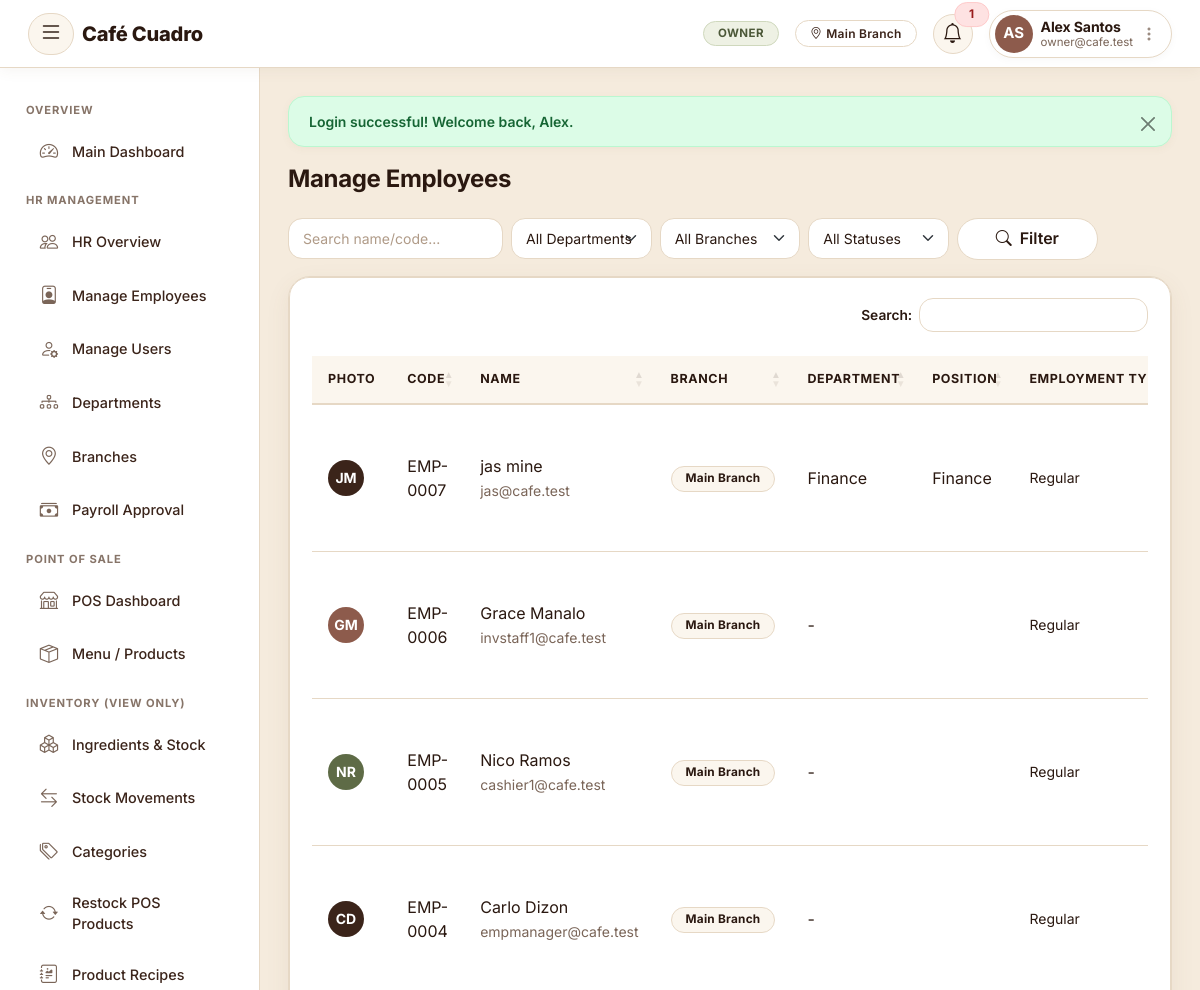
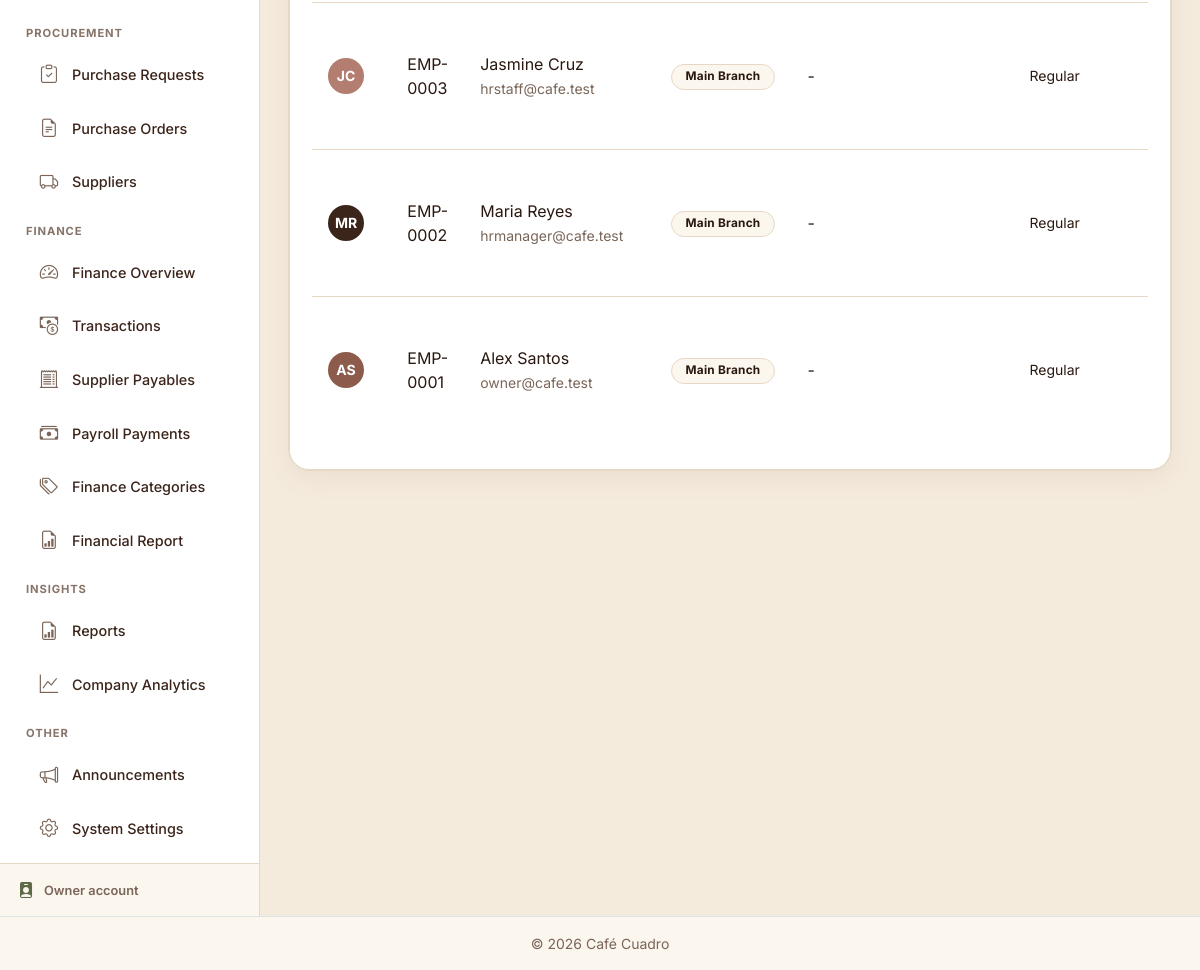
The page /modules/hr_manager/employees.php (signed in) on the database its author committed (2 pictures, top to bottom).
### tables this page shows
CREATE TABLE `branches` (
  `branch_id` int(11) NOT NULL,
  `branch_name` varchar(100) NOT NULL,
  `address` varchar(255) DEFAULT NULL,
  `contact_number` varchar(30) DEFAULT NULL,
  `latitude` decimal(10,7) DEFAULT NULL,
  `longitude` decimal(10,7) DEFAULT NULL,
  `status` enum('ACTIVE','INACTIVE') NOT NULL DEFAULT 'ACTIVE',
  `created_at` timestamp NOT NULL DEFAULT current_timestamp()
);

CREATE TABLE `users` (
  `user_id` int(11) NOT NULL,
  `role_id` int(11) NOT NULL,
  `username` varchar(50) DEFAULT NULL,
  `email` varchar(150) NOT NULL,
  `password_hash` varchar(255) NOT NULL,
  `first_name` varchar(100) NOT NULL,
  `last_name` varchar(100) NOT NULL DEFAULT '',
  `phone` varchar(30) DEFAULT NULL,
  `status` enum('ACTIVE','INACTIVE','SUSPENDED') NOT NULL DEFAULT 'ACTIVE',
  `profile_photo` varchar(255) DEFAULT NULL,
  `last_login` datetime DEFAULT NULL,
  `reset_token` varchar(255) DEFAULT NULL,
  `token_expires_at` timestamp NULL DEFAULT NULL,
  `created_at` timestamp NOT NULL DEFAULT current_timestamp(),
  `updated_at` timestamp NOT NULL DEFAULT current_timestamp() ON UPDATE current_timestamp()
);

CREATE TABLE `employees` (
  `employee_id` int(11) NOT NULL,
  `user_id` int(11) NOT NULL,
  `employee_code` varchar(20) NOT NULL,
  `department_id` int(11) DEFAULT NULL,
  `branch_id` int(11) DEFAULT NULL,
  `position` varchar(100) DEFAULT NULL,
  `date_hired` date DEFAULT NULL,
  `employment_type` enum('FULL_TIME','PART_TIME','CONTRACTUAL','PROBATIONARY') DEFAULT 'FULL_TIME',
  `probation_end_date` date DEFAULT NULL,
  `contract_end_date` date DEFAULT NULL,
  `employment_end_date` date DEFAULT NULL,
  `shift` enum('MORNING','AFTERNOON','GRAVEYARD') NOT NULL DEFAULT 'MORNING',
  `employment_status` enum('ACTIVE','ON_LEAVE','RESIGNED','TERMINATED') DEFAULT 'ACTIVE',
  `basic_salary` decimal(12,2) DEFAULT 0.00,
  `reports_to` int(11) DEFAULT NULL,
  `address` varchar(255) DEFAULT NULL,
  `birthdate` date DEFAULT NULL,
  `gender` enum('MALE','FEMALE','OTHER') DEFAULT NULL,
  `emergency_contact_name` varchar(150) DEFAULT NULL,
  `emergency_contact_phone` varchar(30) DEFAULT NULL,
  `created_at` timestamp NOT NULL DEFAULT current_timestamp(),
  `updated_at` timestamp NOT NULL DEFAULT current_timestamp() ON UPDATE current_timestamp()
);

CREATE TABLE `departments` (
  `department_id` int(11) NOT NULL,
  `department_name` varchar(100) NOT NULL,
  `description` varchar(255) DEFAULT NULL,
  `manager_id` int(11) DEFAULT NULL,
  `created_at` timestamp NOT NULL DEFAULT current_timestamp()
);

### includes/auth.php (called while the page is built, shortened)
<?php
function isLoggedIn(): bool {
    return isset($_SESSION['user_id']) && isset($_SESSION['role_id']);
}
function currentRoleId() {
    return $_SESSION['role_id'] ?? null;
}
function currentRoleName(): string {
    $names = ROLE_NAMES;
    return $names[currentRoleId()] ?? 'Guest';
}
function currentBranchId() {
    if (!empty($_SESSION['branch_id'])) {
        return (int)$_SESSION['branch_id'];
    }
    return 1;
}
function currentBranchName() {
    global $pdo;
    $branchId = currentBranchId();
    if ($branchId && isset($pdo) && $pdo instanceof PDO) {
        static $cache = [];
        if (!array_key_exists($branchId, $cache)) {
            $stmt = $pdo->prepare("SELECT branch_name FROM branches WHERE branch_id = ?");
            $stmt->execute([$branchId]);
            $cache[$branchId] = $stmt->fetchColumn() ?: null;
        }
        if ($cache[$branchId] !== null) {
            return $cache[$branchId];
        }
    }
    return $_SESSION['branch_name'] ?? null;
}

### modules/hr_manager/employees.php (the view, shortened to what this page needs)
<?php
require_once __DIR__ . '/../../config/db.php';
require_once __DIR__ . '/../../includes/auth.php';
require_once __DIR__ . '/../../includes/functions.php';
require_once __DIR__ . '/../../includes/employment_terms.php';
$search = trim($_GET['search'] ?? '');
$where = '1=1'; $params = [];
$total = $pdo->prepare("SELECT COUNT(*) AS c FROM employees e JOIN users u ON e.user_id=u.user_id WHERE $where");
$total->execute($params);
$total = $total->fetch()['c'];
[$offset, $limit, $page, $totalPages] = paginate($total, 10);
$stmt = $pdo->prepare("SELECT e.*, u.role_id, u.first_name, u.last_name, u.email, u.profile_photo, d.department_name, b.branch_name
    FROM employees e JOIN users u ON e.user_id=u.user_id LEFT JOIN departments d ON e.department_id=d.department_id
    LEFT JOIN branches b ON e.branch_id=b.branch_id
    WHERE $where ORDER BY e.employee_id DESC LIMIT $limit OFFSET $offset");
$stmt->execute($params);
$employees = $stmt->fetchAll();
require_once __DIR__ . '/../../includes/header.php';
?>
<h4 class="mb-4">Manage Employees</h4>
<form method="GET" class="row g-2 mb-3">
  <div class="col-md-3"><input type="text" name="search" class="form-control" placeholder="Search name/code..." value="<?= e($search) ?>"></div>
  <div class="col-md-2">
    <select name="department" class="form-select">
      <option value="">All Departments</option>
    </select>
  </div>
  <div class="col-md-2">
    <select name="branch" class="form-select">
      <option value="">All Branches</option>
    </select>
  </div>
  <div class="col-md-2">
    <select name="status" class="form-select">
      <option value="">All Statuses</option>
    </select>
  </div>
  <div class="col-md-2"><button class="btn btn-outline-secondary w-100"><i class="bi bi-search"></i> Filter</button></div>
</form>
<div class="card">
  <div class="card-body table-responsive">
    <table class="table table-hover align-middle" id="employeesTable">
      <thead><tr><th>Photo</th><th>Code</th><th>Name</th><th>Branch</th><th>Department</th><th>Position</th><th>Employment Type</th><th>Shift</th><th>Status</th><th>Salary</th><th>Actions</th></tr></thead>
      <tbody>
      <?php foreach ($employees as $emp): ?>
        <tr>
          <td><?= renderAvatar($emp['profile_photo'], $emp['first_name'], $emp['last_name'], 36) ?></td>
          <td><?= e($emp['employee_code']) ?></td>
          <td><?= e($emp['first_name'].' '.$emp['last_name']) ?><br><small class="text-muted"><?= e($emp['email']) ?></small></td>
          <td><?= $emp['branch_name'] ? '<span class="badge bg-light text-dark border">'.e($emp['branch_name']).'</span>' : '<span class="text-muted">-</span>' ?></td>
          <td><?= e($emp['department_name'] ?? '-') ?></td>
          <td><?= e($emp['position']) ?></td>
          <td class="small"><?= renderEmploymentTermBadge($emp) ?></td>
        </tr>
      <?php endforeach; ?>
      </tbody>
    </table>
  </div>
</div>
<link rel="stylesheet" href="https://cdn.datatables.net/1.13.8/css/dataTables.bootstrap5.min.css">
<?php require_once __DIR__ . '/../../includes/footer.php'; ?>

### includes/header.php (shortened to what this page needs)
<?php
$esc = function_exists('e') ? 'e' : 'clean';
$isOwnerTheme           = currentRoleId() == ROLE_OWNER;
$isEmployeeTheme        = currentRoleId() == ROLE_EMPLOYEE;
$isEmployeeManagerTheme = currentRoleId() == ROLE_EMPLOYEE_MANAGER;
$isHrManagerTheme       = currentRoleId() == ROLE_HR_MANAGER;
$isHrStaffTheme         = currentRoleId() == ROLE_HR_STAFF;
$isCafeTheme            = in_array(currentRoleId(), [ROLE_CASHIER, ROLE_INVENTORY_STAFF, ROLE_FINANCE_STAFF], true);
?>
<!DOCTYPE html>
<html lang="en">
<head>
<link rel="stylesheet" href="https://cdn.jsdelivr.net/npm/bootstrap@5.3.3/dist/css/bootstrap.min.css">
<link rel="stylesheet" href="https://cdn.jsdelivr.net/npm/bootstrap-icons@1.11.3/font/bootstrap-icons.css">
<link rel="stylesheet" href="<?= BASE_URL ?>assets/hrms/css/style.css?v=<?= ASSET_VER ?>">
<link rel="stylesheet" href="<?= BASE_URL ?>assets/inv/css/style.css?v=<?= ASSET_VER ?>">
<link rel="stylesheet" href="<?= BASE_URL ?>assets/shared/unified.css?v=<?= ASSET_VER ?>">
<link rel="stylesheet" href="<?= BASE_URL ?>assets/shared/responsive.css?v=<?= ASSET_VER ?>">
<link rel="stylesheet" href="<?= BASE_URL ?>assets/shared/roast-app.css?v=<?= ASSET_VER ?>">
</head>
<body class="unified-theme <?= $isOwnerTheme ? 'owner-theme' : ($isEmployeeTheme ? 'employee-theme' : ($isEmployeeManagerTheme ? 'employee-manager-theme' : ($isHrManagerTheme ? 'hr-manager-theme' : ($isHrStaffTheme ? 'hr-staff-theme' : ($isCafeTheme ? 'cafe-theme' : ''))))) ?>">
<nav class="navbar navbar-expand-lg app-navbar">
  <div class="container-fluid">
    <button class="btn btn-link sidebar-toggle-btn me-2" id="sidebarToggle" title="Toggle sidebar" aria-label="Toggle sidebar">
      <i class="bi bi-list fs-4"></i>
    </button>
    <a class="navbar-brand fw-bold d-flex align-items-center text-decoration-none" href="<?= BASE_URL ?>dashboard">
      <span class="brand-text" style="color:#2a1810 !important; -webkit-text-fill-color:#2a1810 !important; background:none !important; font-family:'Fraunces',Georgia,serif; font-weight:600; font-size:1.4rem; letter-spacing:-0.01em; display:inline-block;"><?= APP_NAME ?></span>
    </a>
    <div class="ms-auto d-flex align-items-center gap-2 gap-md-3">
      <?php if (isLoggedIn()):
        try {
            $unreadCount = function_exists('unreadNotificationCount') ? unreadNotificationCount($pdo, (int)$_SESSION['user_id']) : 0;
        } catch (Exception $ex) {
            $notifications = [];
            $unreadCount = 0;
        }
        $nameParts  = preg_split('/\s+/', trim($_SESSION['full_name'] ?? ''), 2);
        $firstName  = $nameParts[0] ?? '';
        $lastName   = $nameParts[1] ?? '';
      ?>
        <span class="badge role-pill d-none d-sm-inline-block"><?= $esc(currentRoleName()) ?></span>
        <?php if (currentBranchName()): ?>
          <span class="badge branch-pill d-none d-md-inline-block"><i class="bi bi-geo-alt me-1"></i><?= $esc(currentBranchName()) ?></span>
        <?php endif; ?>
        <div class="dropdown">
          <a class="position-relative notif-bell-btn text-decoration-none" href="#" role="button" data-bs-toggle="dropdown" title="Notifications">
            <i class="bi bi-bell fs-5"></i>
            <?php if ($unreadCount > 0): ?>
              <span class="position-absolute top-0 start-100 translate-middle badge rounded-pill bg-danger" style="font-size:.65rem;"><?= $unreadCount > 9 ? '9+' : $unreadCount ?></span>
            <?php endif; ?>
          </a>
        </div>
        <div class="dropdown">
          <a class="d-flex align-items-center text-decoration-none navbar-user-pill" href="#" role="button" data-bs-toggle="dropdown">
            <div class="user-avatar-wrap">
              <?= renderAvatar($_SESSION['profile_photo'] ?? null, $firstName, $lastName, 38) ?>
            </div>
            <div class="ms-2 text-start d-none d-md-block lh-sm pe-1">
              <div class="user-name fw-bold"><?= $esc($_SESSION['full_name'] ?? '') ?></div>
              <div class="user-sub text-muted small"><?= $esc($_SESSION['email'] ?? currentRoleName()) ?></div>
            </div>
            <i class="bi bi-three-dots-vertical ms-1 d-none d-md-inline text-muted opacity-75"></i>
          </a>
        </div>
      <?php endif; ?>
    </div>
  </div>
</nav>
<div class="app-wrapper d-flex">
<?php require_once __DIR__ . '/sidebar.php'; ?>

### includes/functions.php (shortened to what this page needs)
<?php
function e(?string $str): string {
    return htmlspecialchars($str ?? '', ENT_QUOTES, 'UTF-8');
}
function renderAvatar(?string $photoFilename, ?string $firstName, ?string $lastName, int $size = 40): string {
    $initials = strtoupper(substr($firstName ?? '', 0, 1) . substr($lastName ?? '', 0, 1));
    $palette = ['#5e6b46', '#2a1810', '#2e7d32', '#d97706', '#8d5b4c', '#b37d6f', '#c25e2e', '#3b241a'];
    $colorIndex = array_sum(array_map('ord', str_split($initials))) % count($palette);
    $bg = $palette[$colorIndex];
    $fontSize = max(10, (int)round($size * 0.4));
    return '<span class="d-inline-flex align-items-center justify-content-center text-white fw-bold" '
         . 'style="width:' . $size . 'px;height:' . $size . 'px;border-radius:50%;background-color:' . $bg . ';font-size:' . $fontSize . 'px;">'
         . e($initials) . '</span>';
}
function renderFlash(): string {
    $html = '';
    foreach ($_SESSION['flash'] as $f) {
        $type = $f['type'] === 'error' ? 'danger' : e($f['type']);
        $html .= '<div class="alert alert-' . $type . ' alert-dismissible fade show" role="alert">'
               . e($f['message'])
               . '<button type="button" class="btn-close" data-bs-dismiss="alert"></button></div>';
    }
    return $html;
}
function paginate(int $totalRows, int $perPage = 10): array {
    $page = isset($_GET['page']) ? max(1, (int)$_GET['page']) : 1;
    $totalPages = max(1, (int)ceil($totalRows / $perPage));
    $page = min($page, $totalPages);
    $offset = ($page - 1) * $perPage;
    return [$offset, $perPage, $page, $totalPages];
}
function unreadNotificationCount(PDO $pdo, int $userId): int {
    try {
        $stmt = $pdo->prepare("SELECT COUNT(*) AS c FROM notifications WHERE user_id = ? AND is_read = 0");
        $stmt->execute([$userId]);
        return (int)$stmt->fetch()['c'];
    } catch (Exception $e) {
        return 0;
    }
}

### includes/employment_terms.php (shortened to what this page needs)
<?php
if (!function_exists('employmentTermsReady')) {
    function employmentTypeLabel(?string $type): string {
        return EMPLOYMENT_TYPE_LABELS[$type ?? ''] ?? ($type ? str_replace('_', ' ', $type) : '-');
    }
    function employmentEndDateOf(array $emp): ?string {
        return null;
    }
    function employmentTermState(array $emp, ?string $today = null): ?array {
        $type = $emp['employment_type'] ?? '';
        if ($type !== 'PROBATIONARY' && $type !== 'CONTRACTUAL') return null;
        return null;
    }
    function renderEmploymentTermBadge(array $emp): string {
        $type = $emp['employment_type'] ?? '';
        $html = '<div>' . e(employmentTypeLabel($type)) . '</div>';
        $date = employmentEndDateOf($emp);
        $t = employmentTermState($emp);
        return $html;
    }
        ob_start(); ?>
<?php   return ob_get_clean();
}

### rows shown on the page
branches: branch_name "Main Branch"
users: initials "AS"
employees: user.last_name "JM", employee_code "EMP-0007", user.last_name "jas mine", user.email "jas@cafe.test", branch.branch_name "Main Branch", department.department_name "Finance", position "Finance", employment_type "Regular"
employees: user.last_name "GM", employee_code "EMP-0006", user.last_name "Grace Manalo", user.email "invstaff1@cafe.test", branch.branch_name "Main Branch", department_name "-", employment_type "Regular"
employees: user.last_name "NR", employee_code "EMP-0005", user.last_name "Nico Ramos", user.email "cashier1@cafe.test", branch.branch_name "Main Branch", department_name "-", employment_type "Regular"
employees: user.last_name "CD", employee_code "EMP-0004", user.last_name "Carlo Dizon", user.email "empmanager@cafe.test", branch.branch_name "Main Branch", department_name "-", employment_type "Regular"
employees: user.last_name "JC", employee_code "EMP-0003", user.last_name "Jasmine Cruz", user.email "hrstaff@cafe.test", branch.branch_name "Main Branch", department_name "-", employment_type "Regular"
employees: user.last_name "MR", employee_code "EMP-0002", user.last_name "Maria Reyes", user.email "hrmanager@cafe.test", branch.branch_name "Main Branch", department_name "-", employment_type "Regular"
employees: user.last_name "AS", employee_code "EMP-0001", user.last_name "Alex Santos", user.email "owner@cafe.test", branch.branch_name "Main Branch", department_name "-", employment_type "Regular"

### other values the page prints
APP_NAME "Café Cuadro"
$esc(currentRoleName()) "OWNER"
$unreadCount "1"
$esc($_SESSION['full_name'] ?? '') "Alex Santos"
$esc($_SESSION['email'] ?? currentRoleName()) "owner@cafe.test"
$sidebarFooterLabel "Owner"
$f['message'] "Login successful! Welcome back, Alex."
